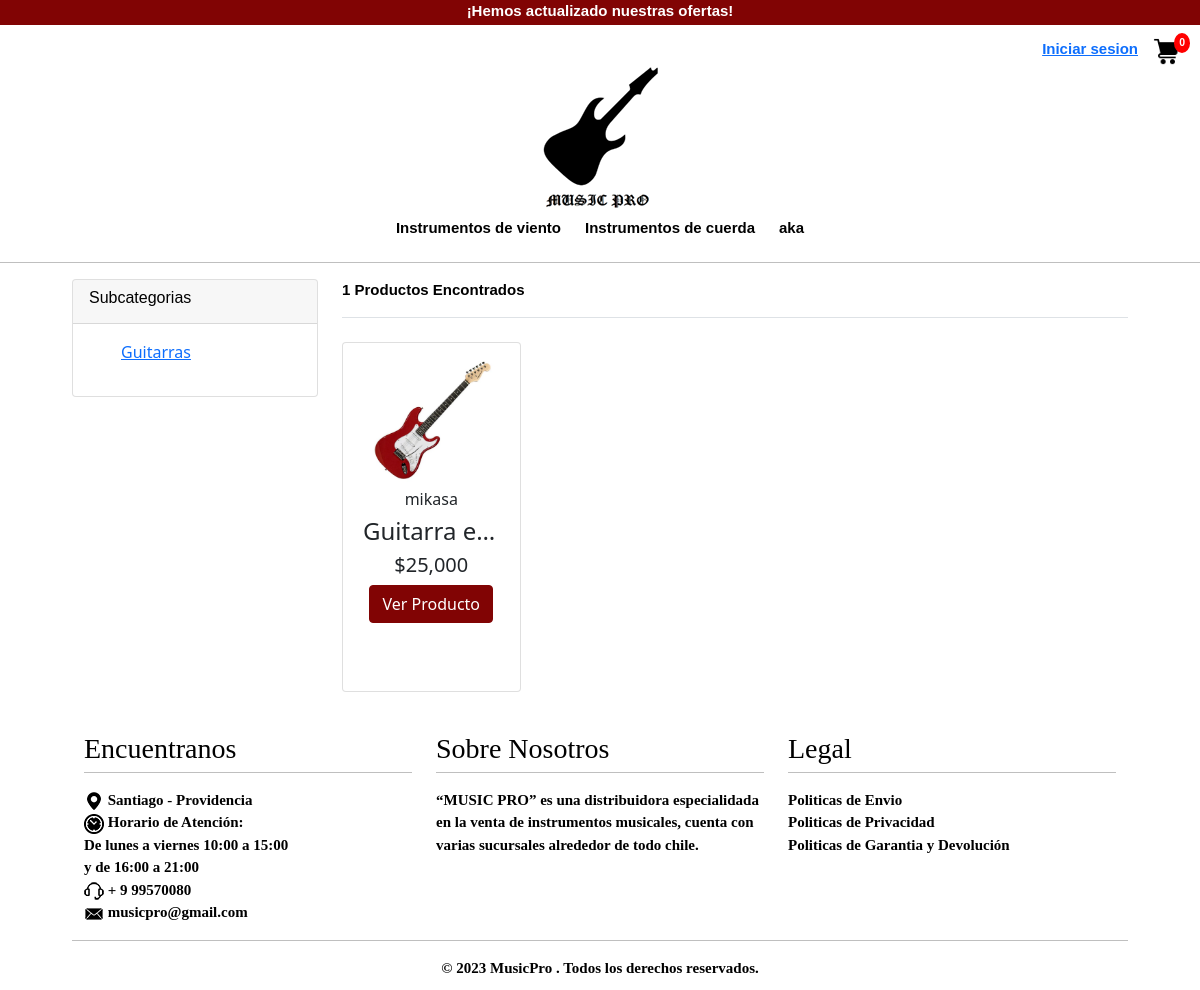
Screenshot of /store/instrumentos-de-cuerda/ with the database file from the repository.
### app/models.py (models this page shows, shortened)
class Categoria(models.Model):
    nombreCategoria = models.CharField(max_length=50,primary_key=True, verbose_name='nombre de la categoria', unique=True)
    descripcion = models.CharField(max_length=255, blank = True)
    slug = models.CharField(max_length=100)
    class Meta:
        verbose_name = 'category'
        verbose_name_plural = 'categories'

class SubCategoria(models.Model):
    nombreSubCategoria = models.CharField(max_length=50,primary_key=True, verbose_name='nombre subcategoria')
    descripcion = models.CharField(max_length=255, blank = True)
    slug = models.CharField(max_length=100)
    categoria = models.ForeignKey(Categoria, on_delete=models.CASCADE)
    slugcat = AutoSlugField(populate_from='categoria',null=True)
    class Meta:
        verbose_name = 'sub category'
        verbose_name_plural = 'sub categories'

class Producto(models.Model):
    SKU = models.IntegerField(primary_key=True, verbose_name='SKU')
    nombreProducto =  models.CharField(max_length=80 ,verbose_name='nombre', unique=True)
    slug = models.CharField(max_length=100)
    descripcion = models.TextField(verbose_name='descripcion')
    precio = models.IntegerField(verbose_name='precio')
    imagen=models.ImageField(upload_to='img/productos' , null=True)
    stock = models.IntegerField(verbose_name='stock')
    categoria= models.ForeignKey(Categoria,on_delete=models.CASCADE, )
    subcategoria= models.ForeignKey(SubCategoria,on_delete=models.CASCADE)
    tipoinstrumento= models.ForeignKey(TipoInstrumento,on_delete=models.CASCADE, blank=True, null=True)
    marca = models.ForeignKey(Marca,on_delete=models.CASCADE)
    is_available = models.BooleanField(default=True)
    create_date = models.DateTimeField(auto_now_add=True)
    modified_date = models.DateTimeField(auto_now=True)

class Marca(models.Model):
    nombreMarca = models.CharField(max_length=50,primary_key=True ,verbose_name='nombre Marca', unique=True)
    descripcion = models.CharField(max_length=255, blank = True)
    slug = models.CharField(max_length=100)
    def __str__(self) -> str:
        return self.nombreMarca

### app/views.py (the view)
# urls.py: path('store/<slug>/', store, name="store"),
def store (request, slug):
    tipo = None
    catslug = Categoria.objects.get(slug = slug)
    subcat = SubCategoria.objects.filter(categoria=catslug)
    productos = Producto.objects.filter(categoria=catslug)
    categorias = Categoria.objects.all()
    producto_count = productos.count()
    context = {
        'tipo':tipo,
        'subCat':subcat,
        'categorias':categorias,
        'productos': productos,
        'producto_count': producto_count,
    }
    return render(request, 'app/tienda/store.html', context)

### carts/context_processors.py (called while the page is built)
def counter(request):
    cart_count = 0
    try:
        cart = Cart.objects.filter(cart_id=_cart_id(request))
        cart_items = CartItem.objects.all().filter(cart=cart[:1])
        for cart_item in cart_items:
            cart_count = cart_item.quantity
    except Cart.DoesNotExist:
        cart_count = 0
    return dict(cart_count=cart_count)

### carts/views.py (called while the page is built)
def _cart_id(request):
    cart = request.session.session_key
    if not cart:
        cart= request.session.create()
    return cart

### app/templates/app/tienda/store.html (shortened to what this page needs)
{% extends 'app/base.html' %}
{% load static %}
{% block contenido %}
<section class="section-content padding-y">
    <div class="container">
    <div class="row">
        <aside class="col-md-3">
    <div class="card">
        <article class="filter-group">
            <header class="card-header">
                <h6 class="title">Subcategorias</h6>
            </header>
            <div class="filter-content collapse show" id="collapse_1" style="">
                <div class="card-body">
                    {% for sub in subCat %}
                    <ul class="list-menu">
                    <li><a href="{% url 'subCatfilter' sub.slugcat sub.slug  %}">{{sub.nombreSubCategoria}}</a></li>
                    </ul>
                    {% endfor %}
                </div>
            </div>
    </div>
        </aside>
        <main class="col-md-9">
    <header class="border-bottom mb-4 pb-3">
            <div class="form-inline">
                <span class="mr-md-auto">{{ producto_count }} Productos Encontrados</span>
            </div>
    </header>
{% load humanize %}
<div class="row">
    {% for p in productos %}
    <div class="col-xs col-sm-6 col-md col-lg-3">
        <div class="producto">
            <div class="card">
                <div class="body-card" >
                    <div class="text-center"><img src="{{ p.imagen.url}}"  class="img-fluid" >
                    </div>
                    <h6 class="text-center ">{{p.marca}}</h6>
                    <h4 class="text-center text-truncate">{{p.nombreProducto}}</h4>
                    <h5 class="text-center ">${{p.precio | intcomma}}</h5>
                    <a href="{% url 'detalle' p.SKU %}"><div class="text-center"> <button  type="button"  class="btn btn-success " >
                        Ver Producto</button> </a></div>
                </div>
            </div>
        </div>
    </div>
    {% endfor %}
</div>
    {% endblock %}

### app/templates/app/base.html (shortened to what this page needs)
<!DOCTYPE html>
<html lang="es">
<head>
    <link rel="stylesheet" href="https://cdn.jsdelivr.net/bxslider/4.2.12/jquery.bxslider.css">
    <link href="https://cdn.jsdelivr.net/npm/bootstrap@5.0.2/dist/css/bootstrap.min.css" rel="stylesheet"
>
    {% load static %}
    <link rel="stylesheet" href="{% static 'css/estilos.css' %}">
</head>
<body>
    <header>
        <div class="contenedor-anuncio">
            ¡Hemos actualizado nuestras ofertas!
        </div>
        <div class="sesion mt-60" >
            {% if user.is_authenticated %}
            <li>
                Bienvenido/a: <a href="#">{{user.email}}</a>
                &nbsp;
                <a href="{% url 'logout' %}">Cerrar Sesion </a>
                {% if user.is_staff %}
                &nbsp;
                <a href="{%url 'adminView' %}">Panel de Admin</a>
                {% endif %}
            </li>
            {% else %}
            <li>
                <a href="{% url 'loginCli' %}">Iniciar sesion </a>
            </li>
            {% endif %}
            <div id="cart" class="cart-icon">
                <a href="{% url 'cart' %}"><img src="{% static 'img/icons/carrito.png' %}" alt="Carrito"></a>
                <div id="cart-quantity">{{ cart_count }}</div>
            </div>
        </div>
        <div class="contenedor-logo">
            <a href="{%url 'home' %}">
                <img href class="logo" src="{% static 'img/logo.png' %}" alt="logo"></a>
        </div>
        <ul class="nav nav-pills nav-justified mb-3 mx-5" id="ex1" role="tablist">
            {% for ve in categorias %}
            <li> <a href="{% url 'store' ve.slug %}"> {{ve.nombreCategoria}}</a></li>
            {% endfor %}
        </ul>
        <hr>
    </header>
    <div class="contenido">
        {% block contenido %}
        {% endblock %}
    </div>
    <footer>
        <div class="container">
            <div class="row">
                <div class="col-md-4 footer-col">
                    <h3>Encuentranos</h3>
                    <hr>
                    <ul class="list-inline">
                        <li>
                            <img src="{% static 'img/icons/ubicacion.png' %}" class="img-fluid">
                            Santiago - Providencia
                        </li>
                        <li>
                            <img src="{% static 'img/icons/horario.png' %}" class="img-fluid">
                            Horario de Atención: <br>De lunes a viernes
                            10:00 a 15:00 <br> y de 16:00 a 21:00
                        </li>
                        <li>
                            <img src="{% static 'img/icons/atencion.png' %}" class="img-fluid">
                            + 9 99570080
                        </li>
                        <li>
                            <img src="{% static 'img/icons/correo.png' %}" class="img-fluid">
                            <a target="_self" href="#">musicpro@gmail.com</a>
                        </li>
                    </ul>
                </div>
                <div class="col-md-4 footer-col">
                    <h3>Sobre Nosotros</h3>
                    <hr>
                    <ul class="list-inline">
                        <li>
                            “MUSIC PRO” es una distribuidora especialidada en la venta de instrumentos musicales, cuenta
                            con
                            varias sucursales alrededor de todo chile.
                        </li>
                    </ul>
                </div>
                <div class="col-md-4 footer-col">
                    <h3>Legal</h3>
                    <hr>
                    <ul class="list-inline">
                        <li>
                            <a target="_self" href="#">Politicas de Envio</a>
                        </li>
                        <li>
                            <a target="_self" href="#">Politicas de Privacidad</a>
                        </li>
                        <li>
                            <a target="_self" href="#"> Politicas de Garantia y Devolución</a>
                        </li>
                    </ul>
                </div>
                <hr>
            </div>
        </div>
        <div class="container">
            <div class="row">
                <div class="col-md-12 footer-col">
                    <div class="footer2">
                        © 2023 MusicPro . Todos los derechos reservados.
                    </div>
                </div>
            </div>
        </div>
    </footer>
</body>
</html>

### app/static/css/estilos.css (style rules this page uses)
* { margin: 0; padding: 0; }
body { background-color: white; }
header { width: 100%; background-color: #fff; font-family: Arial, Helvetica, sans-serif; font-weight: bold; font-size: 15px; color: #000; }
.sesion { font-size: 15px; display: flex; justify-content: flex-end; margin: 0px; margin-left: 50px; list-style: none; margin-right: 20px; }
.sesion li { margin-left: 150px; }
.contenedor-anuncio { background-color: #810404; color: white; width: 100%; height: 25px; text-align: center; }
.contenedor-logo { text-align: center; }
.contenido { background-color: #fff; width: 90%; margin: auto; }
.producto .card { height: 350px; width:100%; }
.producto .body-card { white-space: nowrap; overflow: hidden; text-overflow: ellipsis; margin-left:20px; margin-right:20px; margin-top:10px; }
.producto .body-card img { max-height: 200px; }
ul, ol { list-style: none; }
.nav { display: flex; justify-content: center; }
.nav>li { float: left; }
.nav li a { color: #000; text-decoration: none; padding: 6px 12px; display: block; }
.producto img { object-fit: cover; }
.producto .card { margin-bottom: 20px; }
.producto .btn { margin-bottom: 10px; background-color: #810404; border-color: #810404; }
footer { color: black; width: 100%; margin: auto; font-family: Comic Sans MS; font-weight: bold; font-size: 15px; margin-bottom: 0px; margin-top: 20px; }
footer h3 { margin-bottom: 10px; margin: auto; margin-bottom: -10px; font-family: Comic Sans MS; }
footer a:link { color: black; text-decoration: none; }
.footer2 { margin: auto; width: 100%; display: flex; justify-content: center; }
#cart { position: relative; display: inline-block; margin-left: 15px; }
#cart img { height: 27px; width: 27px; }
#cart-quantity { position: absolute; top: -5px; right: -10px; background: red; color: white; padding: 2px 5px; border-radius: 50%; font-size: 0.7em; }
.mt-60 { margin-top: 13px; }

### rows the page displays
Categoria: nombreCategoria "Instrumentos de viento"
Categoria: nombreCategoria "Instrumentos de cuerda"
Categoria: nombreCategoria "aka"
SubCategoria: nombreSubCategoria "Guitarras"
Producto: imagen (picture), marca "mikasa", nombreProducto "Guitarra e…", precio "25,000"

### other values shown
{{ cart_count }} "0"
{{ producto_count }} "1"
